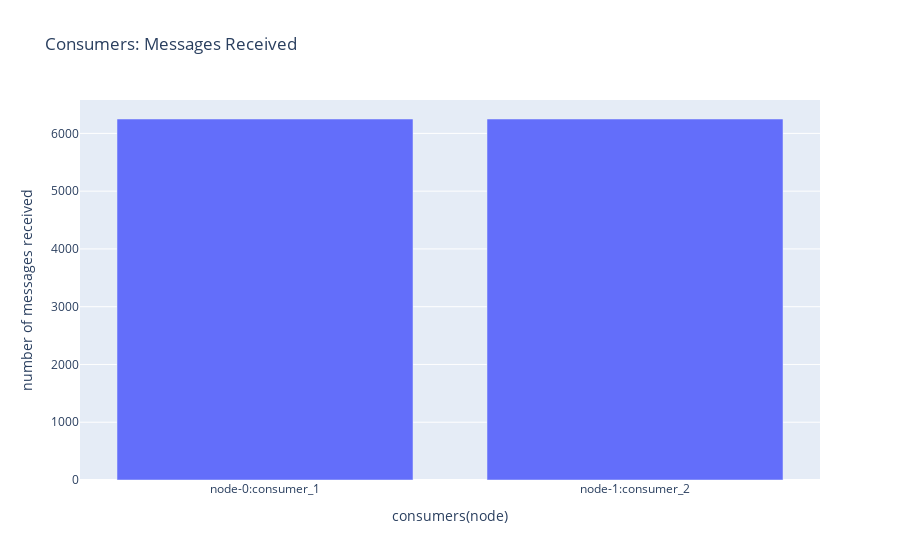

This figure's notebook cell:
### Code cell
import pandas as pd
import plotly.express as px

consumer_messages_receieved_df = run_analytics.export_consumer_messages_received_as_dataframe()
bar_chart = px.bar(consumer_messages_receieved_df, title='Consumers: Messages Received', labels={'messages_received': 'number of messages received', 'consumer_names': 'consumers(node)'}, x='consumer_names', y='messages_received')
bar_chart.show()

### Figure 1 — Plotly figure (JSON) as saved in the notebook; plotly's stock layout.template omitted (floating-point values rounded to 4 significant figures)
{"data": [{"alignmentgroup": "True", "hovertemplate": "consumers(node)=%{x}<br>number of messages received=%{y}<extra></extra>", "legendgroup": "", "marker": {"color": "#636efa"}, "name": "", "offsetgroup": "", "orientation": "v", "showlegend": false, "textposition": "auto", "type": "bar", "x": ["node-0:consumer_1", "node-1:consumer_2"], "xaxis": "x", "y": [6249, 6249], "yaxis": "y"}], "layout": {"barmode": "relative", "legend": {"tracegroupgap": 0}, "title": {"text": "Consumers: Messages Received"}, "xaxis": {"anchor": "y", "domain": [0, 1], "title": {"text": "consumers(node)"}}, "yaxis": {"anchor": "x", "domain": [0, 1], "title": {"text": "number of messages received"}}}}
